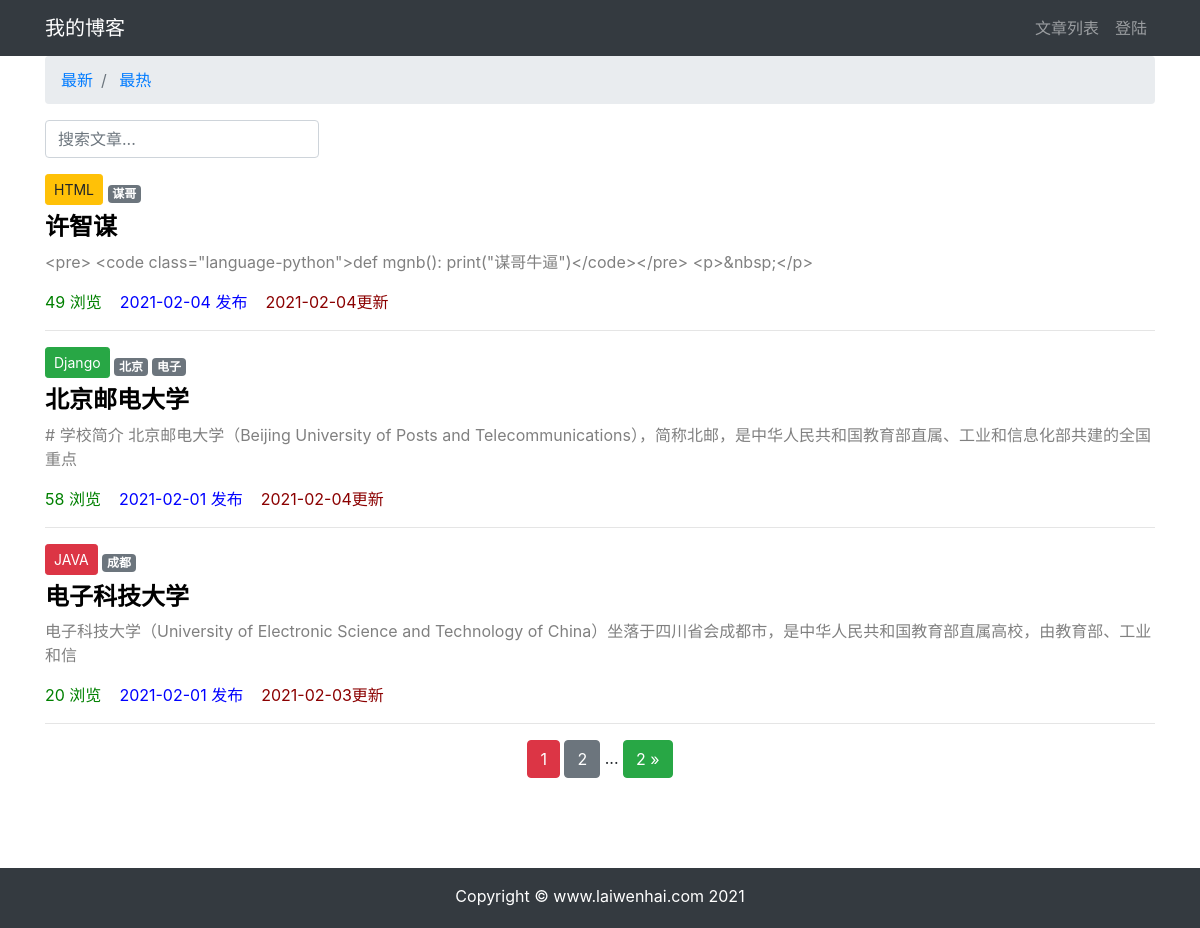
The page / on the database its author committed.
### article/models.py (models this page shows, shortened)
class ArticlePost(models.Model):
    column = models.ForeignKey(
        ArticleColumn,
        null=True,
        blank=True,
        on_delete=models.CASCADE,
        related_name='article'
    )
    tags = TaggableManager(blank=True)
    avatar = models.ImageField(upload_to='article/%Y%m%d/', blank=True)
    author = models.ForeignKey(User, on_delete=models.CASCADE)
    title = models.CharField(max_length=100)
    body = RichTextField()
    created = models.DateTimeField(default=timezone.now())
    updated = models.DateTimeField(auto_now=True)
    total_views = models.PositiveIntegerField(default=0)
    class Meta:
        ordering = ('-created',)

class ArticleColumn(models.Model):
    title = models.CharField(max_length=100, blank=True)
    created = models.DateTimeField(default=timezone.now)
    def __str__(self):
        return self.title

### article/views.py (the view)
# urls.py: path('', article_list, name='home'),
def article_list(request):
    search = request.GET.get('search')
    order = request.GET.get('order')
    column = request.GET.get('column')
    tag = request.GET.get('tag')
    article_list = ArticlePost.objects.all()
    if search:
        article_list = article_list.filter(
            Q(title__icontains=search)|
            Q(body__icontains=search)
        )
    else:
        search = ''
    if column is not None and column.isdigit():
        article_list = article_list.filter(column=column)
    if tag and tag != 'None':
        article_list = article_list.filter(tags__name__in=[tag])
    if order == 'total_views':
        article_list = article_list.order_by('-total_views')
    paginator = Paginator(article_list, 3)
    page = request.GET.get('page')
    articles = paginator.get_page(page)
    context = {'articles': articles, 'order': order, 'search': search, 'column': column, 'tag': tag}
    return render(request, 'article/list.html', context)

### templates/article/list.html (shortened to what this page needs)
{% extends "base.html" %}
{% load staticfiles %}
{% block content %}
    <div class="container">
        <nav aria-label="breadcrumb">
            <ol class="breadcrumb">
                <li class="breadcrumb-item">
                    <a href="{% url 'article:article_list' %}?search={{ search }}&column={{ column }}&tag={{ tag }}">
                        最新
                    </a>
                </li>
                <li class="breadcrumb-item">
                    <a href="{% url 'article:article_list' %}?order=total_views&search={{ search }}&column={{ column }}&tag={{ tag }}">
                        最热
                    </a>
                </li>
            </ol>
        </nav>
        <div class="row">
            <div class="col-auto mr-auto">
                <form class="form-inline">
                    <input type="text" class="form-control mb-2 mr-sm-2"
                           name="search" placeholder="搜索文章..." required>
                </form>
            </div>
        </div>
        <div class="row mt-2">
            {% for article in articles %}
                <div class="col-12">
                    {% if article.column %}
                        <button type="button" class="btn btn-sm mb-2
                                {% if article.column.title == 'Django' %} btn-success
                                {% elif article.column.title == 'JAVA' %} btn-danger
                                {% elif article.column.title == 'HTML' %} btn-warning
                                {% endif %}">{{ article.column }}</button>
                    {% endif %}
                    <span>
                        {% for tag in article.tags.all %}
                            <a href="{% url 'article:article_list' %}?tag={{ tag }}" class="badge badge-secondary">{{ tag }}</a>
                        {% endfor %}
                    </span>
                    <h4>
                        <b>
                            <a href="{% url 'article:article_detail' article.id %}" style="color: black">
                                {{ article.title }}
                            </a>
                        </b>
                    </h4>
                    <div>
                        <p style="color: gray;">
                            {{ article.body|slice:'100' }}
                        </p>
                    </div>
                    <p>
                        <span style="color: green">
                            {{ article.total_views }} 浏览&nbsp;&nbsp;&nbsp;
                        </span>
                        <span style="color: blue">
                            {{ article.created|date:'Y-m-d' }} 发布&nbsp;&nbsp;&nbsp;
                        </span>
                        <span style="color: darkred">
                            {{ article.updated|date:'Y-m-d' }}更新
                        </span>
                    </p>
                    <hr>
                </div>
            {% endfor %}
        </div>
        <div class="pagination row">
            <div class="m-auto">
                <span class="step-links">
                    <span class="current btn btn-danger">
                        {{ articles.number }}
                    </span>
                    {% if articles.has_next %}
                        <a href="?page={{ articles.next_page_number }}&order={{ order }}&search={{ search }}&column={{ column }}&tag={{ tag }}" class="btn btn-secondary">
                            {{ articles.next_page_number }}
                        </a>
                        <span>...</span>
                        <a href="?page={{ articles.paginator.num_pages }}&order={{ order }}&search={{ search }}&column={{ column }}&tag={{ tag }}" class="btn btn-success">
                            {{ articles.paginator.num_pages }} &raquo;
                        </a>
                    {% endif %}
                </span>
            </div>
        </div>
    </div>
{% endblock content %}

### templates/base.html (shortened to what this page needs)
{% load staticfiles %}
<!DOCTYPE html>
<html lang="zh-cn">
<head>
    <link rel="stylesheet" href="{% static 'bootstrap/css/bootstrap.min.css' %}">
    <link rel="stylesheet" href="{% static 'md_css/monokai.css' %}">
    <link
      rel="stylesheet"
      href="https://cdn.jsdelivr.net/npm/@fortawesome/fontawesome-free@5.14.0/css/all.min.css"
    >
</head>
<body>
    {% include 'header.html' %}
    <div id="wrapper">
        {% block content %}{% endblock content %}
    </div>
    {% include 'footer.html' %}
</body>
</html>

### templates/header.html
{% load notifications_tags %}
{% notifications_unread as unread_count %}
<nav class="navbar navbar-expand-lg navbar-dark bg-dark">
    <div class="container">
        <a class="navbar-brand" href="#">我的博客</a>
        <div >
            <ul class="navbar-nav">
                <li class="nav-item">
                    <a class="nav-link" href="{% url 'article:article_list' %}">文章列表</a>
                </li>
                {% if user.is_authenticated %}
                    <form
                        style="display:none;"
                        id="user_delete"
                        action="{% url 'userprofile:delete' user.id %}"
                        method="POST"
                    >
                        {% csrf_token %}
                        <button type="submit">发送</button>
                    </form>
                    <script>
                        function user_delete(){
                            // 调用layer弹窗组件
                            layer.open({
                                title: "确认删除",
                                content: "确定删除该用户资料吗？",
                                yes: function(index, layero) {
                                    $('form#user_delete button').click();
                                    layer.close(index)
                                }
                            })
                        }
                    </script>
                    <li class="nav-item dropdown">
                        <a class="nav-link dropdown-toggle" href="#" id="navbarDropdown" role="button"
                           data-toggle="dropdown" aria-haspopup="true" aria-expanded="false">
                            {% if unread_count %}
                                <svg viewBox="0 0 8 8 " width="8px" height="8px">
                                    <circle cx="4" r="4" cy="4" fill="#ff6b6b"></circle>
                                </svg>
                            {% endif %}
                           {{ user.username }}
                        </a>
                        <div class="dropdown-menu" aria-labelledby="navbarDropdown">
                            <a class="dropdown-item" href="{% url 'notice:list' %}">
                                通知
                                {% if unread_count %}
                                    <span class="badge badge-danger">{{ unread_count }}</span>
                                {% endif %}
                            </a>
                            <a class="dropdown-item" href="{% url 'article:article_create' %}">写文章</a>
                            <a class="dropdown-item" href="{% url 'userprofile:edit' user.id %}">个人信息</a>
                            <a class="dropdown-item" href="{% url 'userprofile:logout' %}">退出登陆</a>
                            <a class="dropdown-item" href="#" onclick="user_delete()">删除用户</a>
                        </div>
                    </li>
                {% else %}
                    <li class="nav-item">
                        <a class="nav-link" href="{% url 'account_login' %}">登陆</a>
                    </li>
                {% endif %}
            </ul>
        </div>
    </div>
</nav>

### templates/footer.html
{% load staticfiles %}
<div>
    <br><br><br>
</div>
<footer class="py-3 bg-dark" id="footer">
    <div class="container">
        <p class="m-0 text-center text-white">Copyright &copy; www.laiwenhai.com 2021</p>
    </div>
</footer>

### templates/base.html (style rules this page uses)
html, body { height: 100%; margin: 0; }
#wrapper { min-height: 100%; margin-bottom: -60px; }
#footer, #push { height: 60px; }

### rows shown on the page
ArticlePost: column "HTML", title "许智谋", body "<pre> <code class=\"language-python\">def mgnb(): print(\"谋哥牛逼\")</code></pre> <p>&nbsp;</p>", total_views "49", created "2021-02-04", updated "2021-02-04"
Tag: name "谋哥"
ArticlePost: column "Django", title "北京邮电大学", body "# 学校简介 北京邮电大学（Beijing University of Posts and Telecommunications），简称北邮，是中华人民共和国教育部直属、工业和信息化部共建的全国重点", total_views "58", created "2021-02-01", updated "2021-02-04"
Tag: name "北京"
Tag: name "电子"
ArticlePost: column "JAVA", title "电子科技大学", body "电子科技大学（University of Electronic Science and Technology of China）坐落于四川省会成都市，是中华人民共和国教育部直属高校，由教育部、工业和信", total_views "20", created "2021-02-01", updated "2021-02-03"
Tag: name "成都"

### other values the page prints
{{ articles.number }} "1"
{{ articles.next_page_number }} "2"
{{ articles.paginator.num_pages }} "2"
